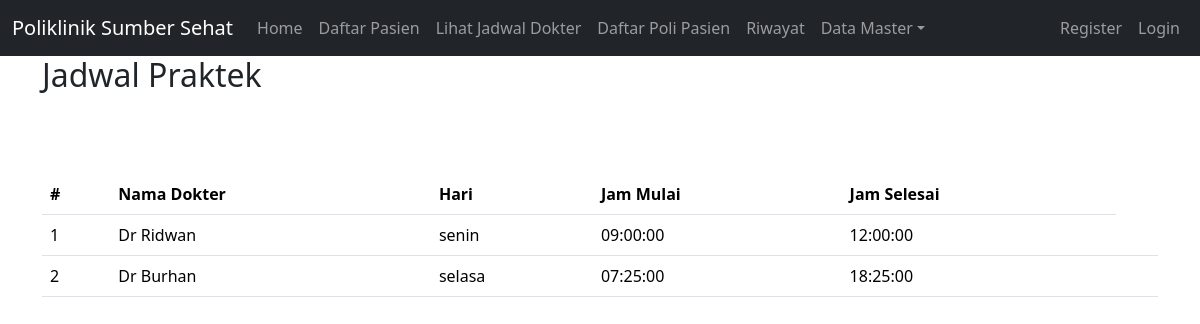
Screenshot of /index.php?page=lihat_jadwal_dokter with the database file from the repository.
### tables this page shows
CREATE TABLE `jadwal_periksa` (
  `id` int(11) UNSIGNED NOT NULL,
  `id_dokter` int(11) UNSIGNED NOT NULL,
  `hari` enum('senin','selasa','rabu','kamis','jumat') NOT NULL,
  `jam_mulai` time NOT NULL,
  `jam_selesai` time NOT NULL
);

CREATE TABLE `dokter` (
  `id` int(11) UNSIGNED NOT NULL,
  `nama` varchar(255) DEFAULT NULL,
  `alamat` varchar(255) DEFAULT NULL,
  `no_hp` varchar(50) DEFAULT NULL,
  `id_poli` int(11) UNSIGNED NOT NULL
);

### lihat_jadwal_dokter.php (the view, shortened to what this page needs)
<div class="container">
    <h2>Jadwal Praktek</h2>
<br>
    <?php
include'koneksi.php';
?>
<body>
<div class="container">
    <form class="form row"  method="POST" action="" name="myForm" onsubmit="return(validate());">
    <br>
    <br>
    <table class="table table-hover">
    <table class="table table-hover">
    <thead>
        <tr>
            <th scope="col">#</th>
            <th scope="col">Nama Dokter</th>
            <th scope="col">Hari</th>
            <th scope="col">Jam Mulai</th>
            <th scope="col">Jam Selesai</th>
        </tr>
    </thead>
        <tbody>
    <?php
    $result = mysqli_query($mysqli, "SELECT dp.*, p.nama as 'nama_dokter' FROM jadwal_periksa dp LEFT JOIN dokter p ON (dp.id_dokter=p.id) ORDER BY id ASC");
    if (mysqli_num_rows($result) > 0) {
        $no = 1;
        while ($data = mysqli_fetch_array($result)) {
            echo "<tr>";
            echo "<td>" . $no++ . "</td>";
            echo "<td>" . $data['nama_dokter'] . "</td>";
            echo "<td>" . $data['hari'] . "</td>";
            echo "<td>" . $data['jam_mulai'] . "</td>";
            echo "<td>" . $data['jam_selesai'] . "</td>";
            echo "<td>";
            echo "</td>";
            echo "</tr>";
        }
    } else {
        echo "No rows returned.";
    }
    ?>
    </tbody>
    </table>

### rows the page displays
jadwal_periksa: id_dokter.nama "Dr Ridwan", hari "senin", jam_mulai "09:00:00", jam_selesai "12:00:00"
jadwal_periksa: id_dokter.nama "Dr Burhan", hari "selasa", jam_mulai "07:25:00", jam_selesai "18:25:00"
